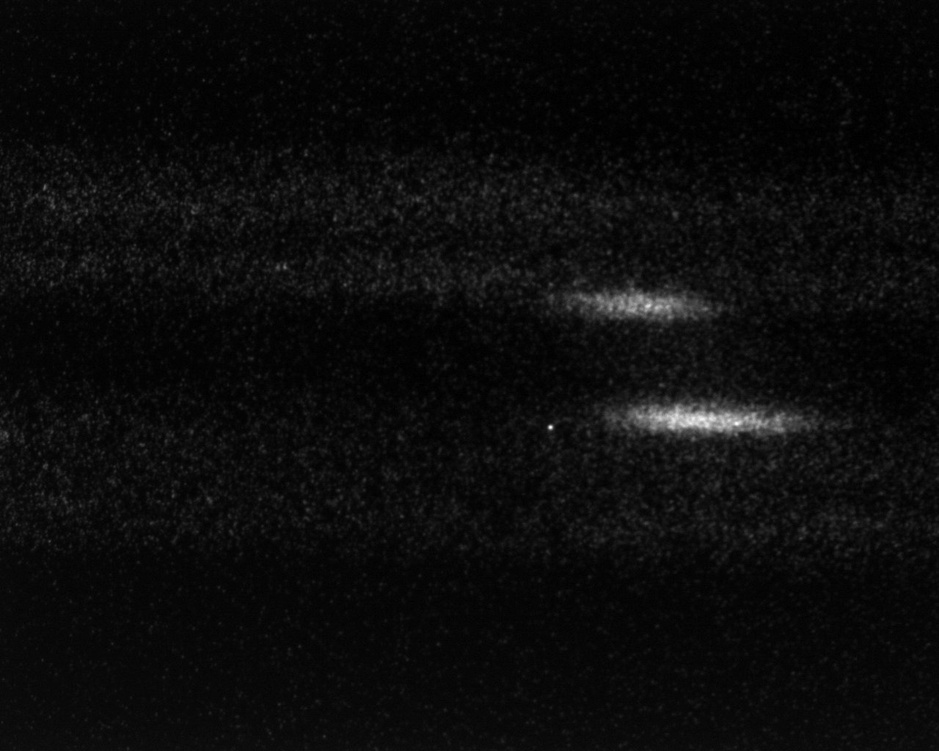
#> input picture sample.jpg, 939 x 751 px, shrunk from 1280 x 1024 before the run
$ python sample.py
#> lines starting #> are read from the running program, lines starting #| are printed output that depends on the picture; after the words box and inside, x2 and y2 are one past the last pixel; in counts of white or black regions, pixels touching at a corner belong together
from PIL import Image
from matplotlib import pyplot
import numpy as np

thre = 50

im = Image.open('sample.jpg')
#> im is the input picture: PIL image 939x751 L; min 0, max 254, mean 11.7
im_list  = np.asarray(im)

im_list_mod = np.where(im_list<thre, 0, 255)
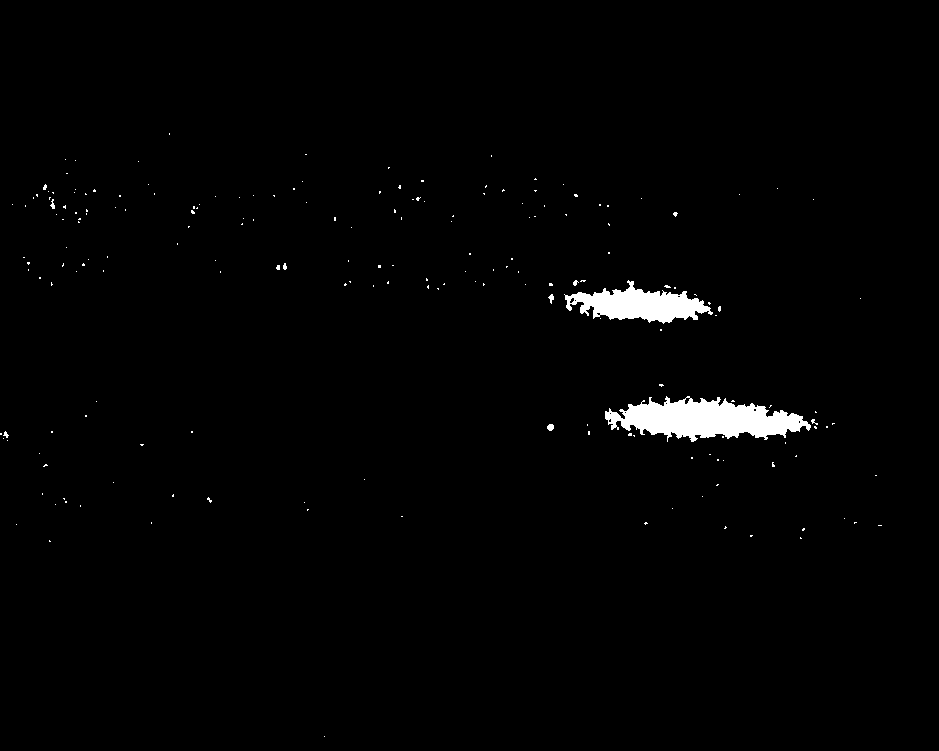
#> im_list_mod: shape (751, 939) int64; 1.4% white; 194 white regions (186 under 20 px), largest, box (x1, y1, x2, y2) and area: (605, 396, 811, 442) 5527, (564, 280, 713, 324) 3298, (547, 424, 554, 431) 39

pyplot.imshow(im_list_mod)
